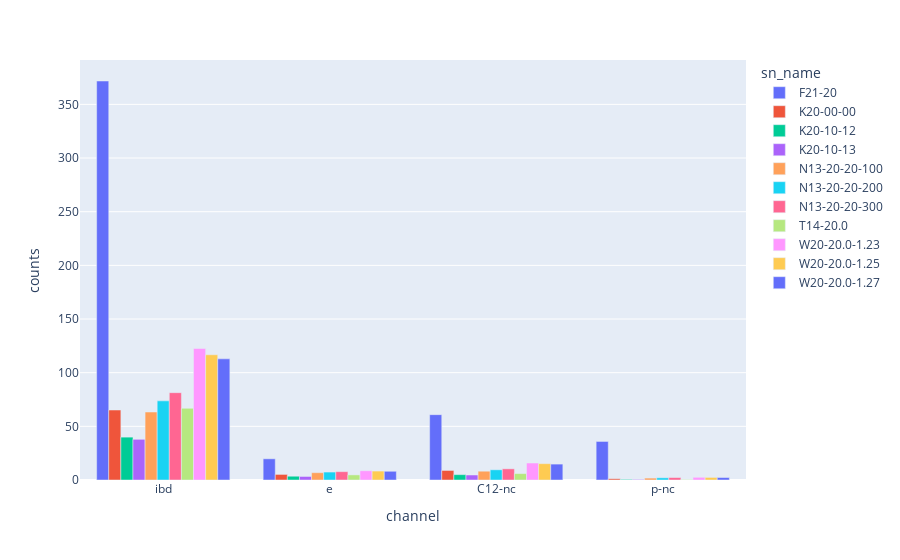

Notebook source saved alongside this figure:
### Code cell
bar_channels = ['ibd', 'e', 'C12-nc', 'p-nc']
small_bars = events[events.channel.isin(bar_channels)]
bars = px.bar(small_bars, x='channel', y='counts', color='sn_name', barmode='group')
bars

### Figure 1 — Plotly figure (JSON) as saved in the notebook; plotly's stock layout.template omitted (floating-point values rounded to 4 significant figures)
{"data": [{"alignmentgroup": "True", "hovertemplate": "sn_name=F21-20<br>channel=%{x}<br>counts=%{y}<extra></extra>", "legendgroup": "F21-20", "marker": {"color": "#636efa", "pattern": {"shape": ""}}, "name": "F21-20", "offsetgroup": "F21-20", "orientation": "v", "showlegend": true, "textposition": "auto", "type": "bar", "x": ["ibd", "e", "C12-nc", "p-nc"], "xaxis": "x", "y": [371.8, 19.75, 60.87, 35.92], "yaxis": "y"}, {"alignmentgroup": "True", "hovertemplate": "sn_name=K20-00-00<br>channel=%{x}<br>counts=%{y}<extra></extra>", "legendgroup": "K20-00-00", "marker": {"color": "#EF553B", "pattern": {"shape": ""}}, "name": "K20-00-00", "offsetgroup": "K20-00-00", "orientation": "v", "showlegend": true, "textposition": "auto", "type": "bar", "x": ["ibd", "e", "C12-nc", "p-nc"], "xaxis": "x", "y": [65.2, 5.203, 8.887, 1.174], "yaxis": "y"}, {"alignmentgroup": "True", "hovertemplate": "sn_name=K20-10-12<br>channel=%{x}<br>counts=%{y}<extra></extra>", "legendgroup": "K20-10-12", "marker": {"color": "#00cc96", "pattern": {"shape": ""}}, "name": "K20-10-12", "offsetgroup": "K20-10-12", "orientation": "v", "showlegend": true, "textposition": "auto", "type": "bar", "x": ["ibd", "e", "C12-nc", "p-nc"], "xaxis": "x", "y": [39.94, 3.512, 4.998, 0.575], "yaxis": "y"}, {"alignmentgroup": "True", "hovertemplate": "sn_name=K20-10-13<br>channel=%{x}<br>counts=%{y}<extra></extra>", "legendgroup": "K20-10-13", "marker": {"color": "#ab63fa", "pattern": {"shape": ""}}, "name": "K20-10-13", "offsetgroup": "K20-10-13", "orientation": "v", "showlegend": true, "textposition": "auto", "type": "bar", "x": ["ibd", "e", "C12-nc", "p-nc"], "xaxis": "x", "y": [37.9, 3.291, 4.656, 0.5274], "yaxis": "y"}, {"alignmentgroup": "True", "hovertemplate": "sn_name=N13-20-20-100<br>channel=%{x}<br>counts=%{y}<extra></extra>", "legendgroup": "N13-20-20-100", "marker": {"color": "#FFA15A", "pattern": {"shape": ""}}, "name": "N13-20-20-100", "offsetgroup": "N13-20-20-100", "orientation": "v", "showlegend": true, "textposition": "auto", "type": "bar", "x": ["ibd", "e", "C12-nc", "p-nc"], "xaxis": "x", "y": [63.33, 6.808, 8.192, 1.769], "yaxis": "y"}, {"alignmentgroup": "True", "hovertemplate": "sn_name=N13-20-20-200<br>channel=%{x}<br>counts=%{y}<extra></extra>", "legendgroup": "N13-20-20-200", "marker": {"color": "#19d3f3", "pattern": {"shape": ""}}, "name": "N13-20-20-200", "offsetgroup": "N13-20-20-200", "orientation": "v", "showlegend": true, "textposition": "auto", "type": "bar", "x": ["ibd", "e", "C12-nc", "p-nc"], "xaxis": "x", "y": [73.74, 7.397, 9.514, 2.056], "yaxis": "y"}, {"alignmentgroup": "True", "hovertemplate": "sn_name=N13-20-20-300<br>channel=%{x}<br>counts=%{y}<extra></extra>", "legendgroup": "N13-20-20-300", "marker": {"color": "#FF6692", "pattern": {"shape": ""}}, "name": "N13-20-20-300", "offsetgroup": "N13-20-20-300", "orientation": "v", "showlegend": true, "textposition": "auto", "type": "bar", "x": ["ibd", "e", "C12-nc", "p-nc"], "xaxis": "x", "y": [81.36, 7.76, 10.41, 2.277], "yaxis": "y"}, {"alignmentgroup": "True", "hovertemplate": "sn_name=T14-20.0<br>channel=%{x}<br>counts=%{y}<extra></extra>", "legendgroup": "T14-20.0", "marker": {"color": "#B6E880", "pattern": {"shape": ""}}, "name": "T14-20.0", "offsetgroup": "T14-20.0", "orientation": "v", "showlegend": true, "textposition": "auto", "type": "bar", "x": ["ibd", "e", "C12-nc", "p-nc"], "xaxis": "x", "y": [66.8, 4.752, 5.971, 0.4439], "yaxis": "y"}, {"alignmentgroup": "True", "hovertemplate": "sn_name=W20-20.0-1.23<br>channel=%{x}<br>counts=%{y}<extra></extra>", "legendgroup": "W20-20.0-1.23", "marker": {"color": "#FF97FF", "pattern": {"shape": ""}}, "name": "W20-20.0-1.23", "offsetgroup": "W20-20.0-1.23", "orientation": "v", "showlegend": true, "textposition": "auto", "type": "bar", "x": ["ibd", "e", "C12-nc", "p-nc"], "xaxis": "x", "y": [122.5, 8.612, 15.83, 2.509], "yaxis": "y"}, {"alignmentgroup": "True", "hovertemplate": "sn_name=W20-20.0-1.25<br>channel=%{x}<br>counts=%{y}<extra></extra>", "legendgroup": "W20-20.0-1.25", "marker": {"color": "#FECB52", "pattern": {"shape": ""}}, "name": "W20-20.0-1.25", "offsetgroup": "W20-20.0-1.25", "orientation": "v", "showlegend": true, "textposition": "auto", "type": "bar", "x": ["ibd", "e", "C12-nc", "p-nc"], "xaxis": "x", "y": [116.7, 8.32, 15.22, 2.393], "yaxis": "y"}, {"alignmentgroup": "True", "hovertemplate": "sn_name=W20-20.0-1.27<br>channel=%{x}<br>counts=%{y}<extra></extra>", "legendgroup": "W20-20.0-1.27", "marker": {"color": "#636efa", "pattern": {"shape": ""}}, "name": "W20-20.0-1.27", "offsetgroup": "W20-20.0-1.27", "orientation": "v", "showlegend": true, "textposition": "auto", "type": "bar", "x": ["ibd", "e", "C12-nc", "p-nc"], "xaxis": "x", "y": [112.9, 8.125, 14.81, 2.315], "yaxis": "y"}], "layout": {"barmode": "group", "legend": {"title": {"text": "sn_name"}, "tracegroupgap": 0}, "margin": {"t": 60}, "xaxis": {"anchor": "y", "domain": [0, 1], "title": {"text": "channel"}}, "yaxis": {"anchor": "x", "domain": [0, 1], "title": {"text": "counts"}}}}
